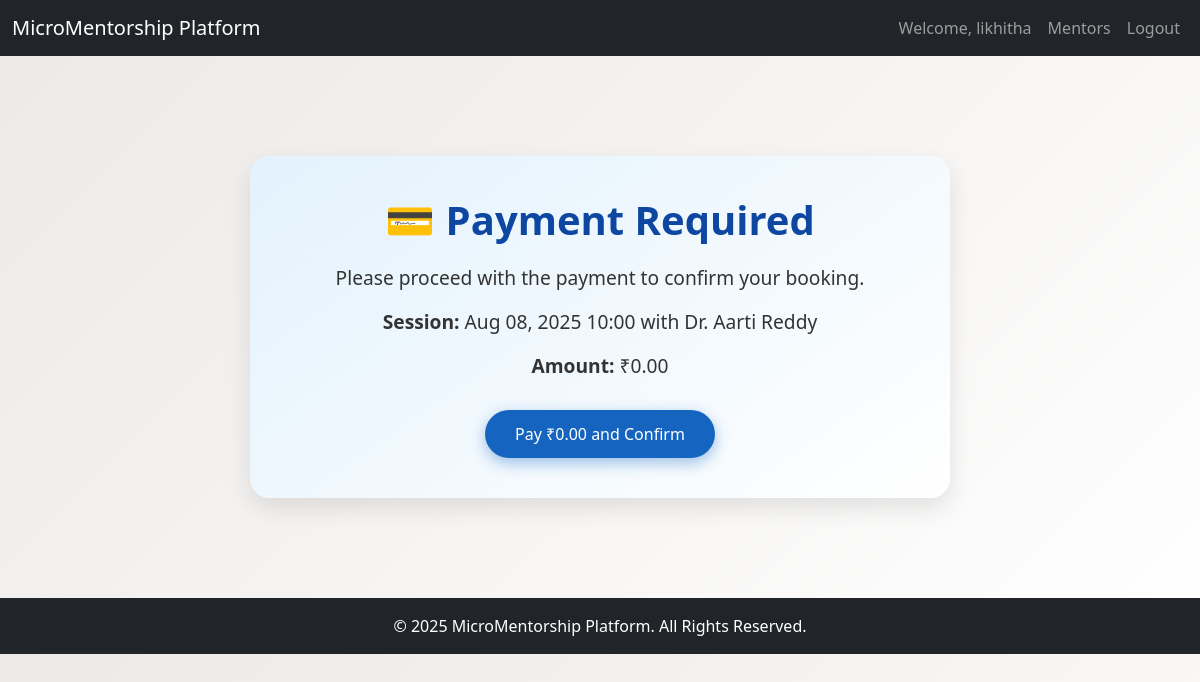
The app's page /payment/2/ (signed in) with its own data.
### base/models.py (models this page shows, shortened)
class User(AbstractUser):
    is_mentor = models.BooleanField(default=False)
    is_student = models.BooleanField(default=False)
    class Meta:
        swappable = 'AUTH_USER_MODEL'  # Important to allow Django to swap default

class Booking(models.Model):
    student = models.ForeignKey(User, on_delete=models.CASCADE, limit_choices_to={'is_student': True})
    mentor = models.ForeignKey(Mentor, on_delete=models.CASCADE)
    start = models.DateTimeField()
    end = models.DateTimeField()
    paid = models.BooleanField(default=False)
    meeting_link = models.URLField(blank=True)
    created = models.DateTimeField(auto_now_add=True)

class Mentor(models.Model):
    mentor_user = models.OneToOneField('MentorUser', on_delete=models.CASCADE, null=True, blank=True)
    name = models.CharField(max_length=200, default='Mentor Name')
    photo = models.ImageField(upload_to='mentor_photos/')
    qualification = models.CharField(max_length=255)
    job_role = models.CharField(max_length=255)
    about = models.TextField()
    is_paid = models.BooleanField(default=False)
    fee = models.DecimalField(max_digits=8, decimal_places=2, default=0)

### base/views.py (the view)
# urls.py: path('payment/<int:booking_id>/', views.payment_page, name='payment_page'),
@login_required
def payment_page(request, booking_id):
    booking = get_object_or_404(Booking, id=booking_id, student=request.user)
    return render(request, 'mentorship/payment_page.html', {'booking': booking})

### base/templates/mentorship/payment_page.html (shortened to what this page needs)
{% extends 'base.html' %}
{% block content %}
<div class="payment-container">
  <h2>💳 Payment Required</h2>
  <p>Please proceed with the payment to confirm your booking.</p>
  <p><strong>Session:</strong> {{ booking.start|date:"M d, Y H:i" }} with {{ booking.mentor.name }}</p>
  <p><strong>Amount:</strong> ₹{{ booking.mentor.fee }}</p>
  <form method="post" action="{% url 'confirm_payment' booking.id %}">
    <button type="submit" class="btn-primary">Pay ₹{{ booking.mentor.fee }} and Confirm</button>
  </form>
</div>
{% endblock %}

### base/templates/base.html (shortened to what this page needs)
{% load static %}
<!DOCTYPE html>
<html lang="en">
<head>
    <link rel="stylesheet" href="{% static 'css/styles.css' %}">
    <link href="https://cdn.jsdelivr.net/npm/bootstrap@5.3.0/dist/css/bootstrap.min.css" rel="stylesheet">
</head>
<body>
<nav class="navbar navbar-expand-lg navbar-dark bg-dark">
    <div class="container-fluid">
        <a class="navbar-brand" href="{% url 'home' %}">MicroMentorship Platform</a>
        <div class="collapse navbar-collapse justify-content-end" id="navbarNav">
            <ul class="navbar-nav">
                {% if user.is_authenticated %}
                    <li class="nav-item">
                        <span class="nav-link">Welcome, {{ user.username }}</span>
                    </li>
                    <li class="nav-item">
                        <a class="nav-link" href="{% url 'mentor_list' %}">Mentors</a>
                    </li>
                    <li class="nav-item">
                        <a class="nav-link" href="{% url 'logout' %}">Logout</a>
                    </li>
                {% endif %}
            </ul>
        </div>
    </div>
</nav>
<div class="container my-5">
    {% block content %}{% endblock %}
</div>
<footer class="bg-dark text-white text-center py-3">
    <div class="container">
        &copy; 2025 MicroMentorship Platform. All Rights Reserved.
    </div>
</footer>
</body>
</html>

### base/static/css/styles.css (style rules this page uses)
body { font-family: Arial, sans-serif; margin:0; padding:20px; background:#f9f9f9; }
body { font-family: 'Segoe UI', sans-serif; background: linear-gradient(135deg, #ece9e6, #ffffff); margin: 0; padding: 0; color: #333; }

### base/templates/base.html (style rules this page uses)
footer { background: #003b4f; color: white; text-align: center; padding: 15px; }

### base/templates/mentorship/payment_page.html (style rules this page uses)
.payment-container { max-width: 700px; margin: 100px auto; padding: 40px; text-align: center; background: linear-gradient(145deg, #e3f2fd, #ffffff); border-radius: 20px; box-shadow: 0 10px 25px rgba(0, 0, 0, 0.1); animation: slideIn 1s ease; }
.payment-container h2 { font-size: 2.5em; color: #0d47a1; margin-bottom: 20px; font-weight: 700; }
.payment-container p { font-size: 1.2em; color: #333; margin-bottom: 15px; }
.payment-container form { margin-top: 30px; }
.payment-container .btn-primary { display: inline-block; padding: 12px 30px; font-size: 1em; background-color: #1565c0; color: #fff; border: none; border-radius: 30px; box-shadow: 0 5px 15px rgba(21, 101, 192, 0.4); transition: background 0.3s ease, transform 0.3s ease; cursor: pointer; }

### records on screen
User: username "likhitha"
Booking: start "Aug 08, 2025 10:00", mentor.name "Dr. Aarti Reddy", mentor.fee "0.00"
